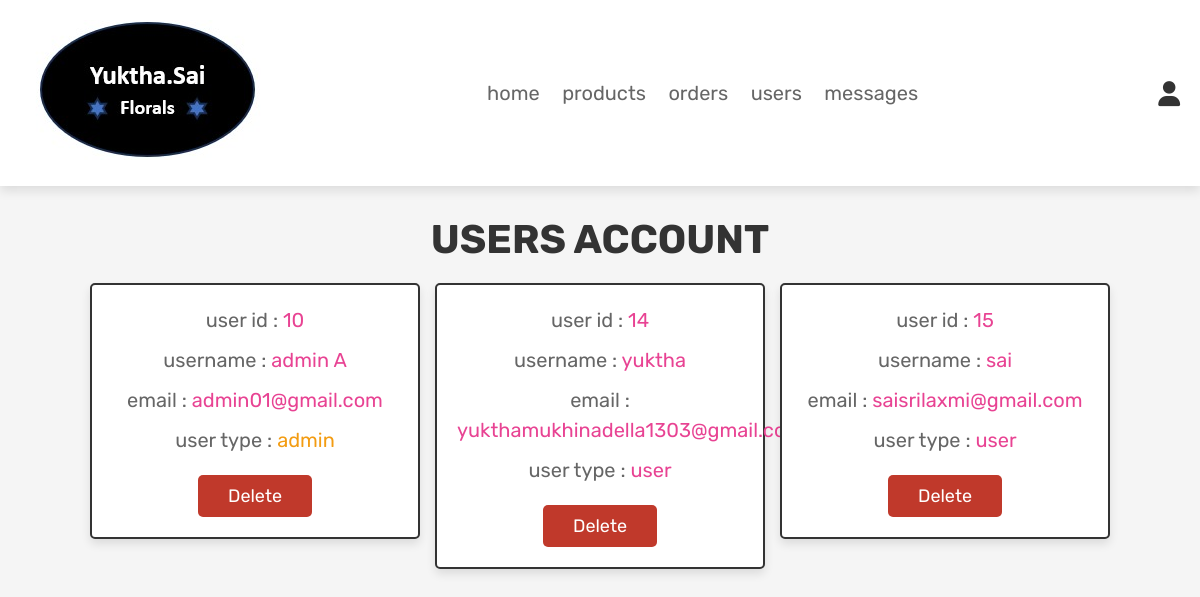
The app's page /admin_users.php (signed in) with its own data.
### tables this page shows
CREATE TABLE `users` (
  `id` int(100) NOT NULL,
  `name` varchar(100) NOT NULL,
  `email` varchar(100) NOT NULL,
  `password` varchar(100) NOT NULL,
  `user_type` varchar(20) NOT NULL DEFAULT 'user'
);

### admin_users.php (the view, shortened to what this page needs)
<?php
@include 'config.php';
?>
<!DOCTYPE html>
<html lang="en">
<head>
   <link rel="stylesheet" href="https://cdnjs.cloudflare.com/ajax/libs/font-awesome/6.0.0/css/all.min.css">
   <link rel="stylesheet" href="css/admin_style.css">
</head>
<body>
<?php @include 'admin_header.php'; ?>
<section class="users">
   <h1 class="title">users account</h1>
   <div class="box-container">
      <?php
         $select_users = mysqli_query($conn, "SELECT * FROM `users`") or die('query failed');
         if(mysqli_num_rows($select_users) > 0){
            while($fetch_users = mysqli_fetch_assoc($select_users)){
      ?>
      <div class="box">
         <p>user id : <span><?php echo $fetch_users['id']; ?></span></p>
         <p>username : <span><?php echo $fetch_users['name']; ?></span></p>
         <p>email : <span><?php echo $fetch_users['email']; ?></span></p>
         <p>user type : <span style="color:<?php if($fetch_users['user_type'] == 'admin'){ echo 'var(--orange)'; }; ?>"><?php echo $fetch_users['user_type']; ?></span></p>
         <a href="admin_users.php?delete=<?php echo $fetch_users['id']; ?>" onclick="return confirm('delete this user?');" class="delete-btn">delete</a>
      </div>
      <?php
         }
      }
      ?>
   </div>
</section>
</body>
</html>

### css/admin_style.css (style rules this page uses)
:root { --pink:#e84393; --red:#c0392b; --orange:#f39c12; --black:#333; --white:#fff; --light-color:#666; --light-white:#ccc; --light-bg:#f5f5f5; --border:.2rem solid var(--black); --box-shadow:0 .5rem 1rem rgba(0,0,0,.1); }
* { font-family: 'Rubik', sans-serif; margin:0; padding:0; box-sizing: border-box; outline: none; border:none; text-decoration: none; transition:all .2s linear; }
html { font-size: 62.5%; overflow-x: hidden; scroll-behavior: smooth; scroll-padding-top: 6.5rem; }
body { background: var(--light-bg); }
section { padding:3rem 2rem; }
.title { text-align: center; margin-bottom: 2rem; color:var(--black); text-transform: uppercase; font-size: 4rem; }
.btn, .delete-btn, .option-btn { display: inline-block; border-radius: .5rem; margin-top: 1rem; font-size: 1.8rem; color:var(--white); cursor: pointer; padding:1rem 3rem; text-transform: capitalize; }
.delete-btn { background-color: var(--red); }
.users .box-container { display: grid; grid-template-columns: repeat(auto-fit, 33rem); gap:1.5rem; align-items: flex-start; max-width: 1200px; margin: 0 auto; justify-content: center; }
.users .box-container .box { padding:2rem; border:var(--border); background-color: var(--white); box-shadow: var(--box-shadow); border-radius: .5rem; text-align: center; }
.users .box-container .box p { font-size: 2rem; color:var(--light-color); margin-bottom: 1rem; line-height: 1.5; }
.users .box-container .box p span { color:var(--pink); }
.users .box-container .box .delete-btn { margin-top: .5; }

### records on screen
users: id "10", name "admin A", email "admin01@gmail.com", user_type "admin"
users: id "14", name "yuktha", email "yukthamukhinadella1303@gmail.com", user_type "user"
users: id "15", name "sai", email "saisrilaxmi@gmail.com", user_type "user"
